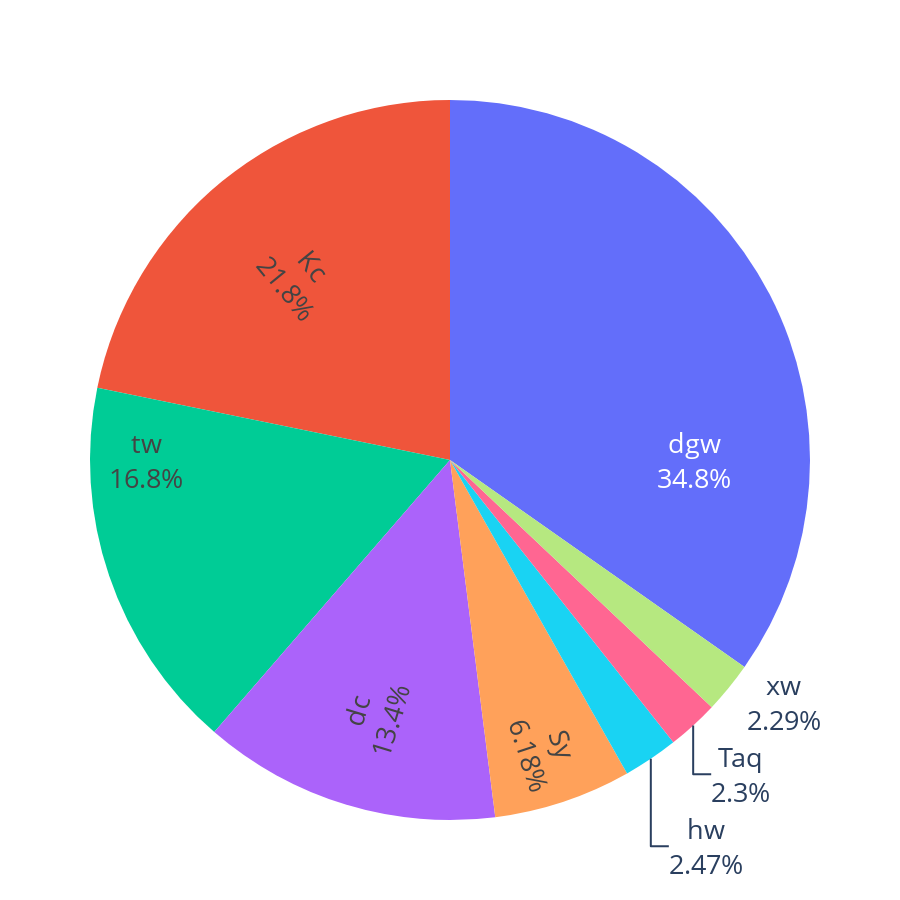

Notebook source saved alongside this figure:
### Code cell
from openturns.usecases import ishigami_function
import openturns as ot
import openturns.viewer as viewer
from matplotlib import pylab as plt
import numpy as np
import plotly.graph_objs as go
ot.Log.Show(ot.Log.NONE)

# Rebecca C. Doble et al., 2012
ot.RandomGenerator.SetSeed(0)
formula = ['(Kc(hw + dc))/(dc*dgw*((Sy/tw)+((2*Taq)/(xw*xw))))']

model = ot.SymbolicFunction(['Kc', 'hw', 'dc', 'dgw', 'Sy', 'tw', 'Taq', 'xw'], formula)
distributions = [ot.Uniform(0.017, 7.13), #  Saturated hydraulic conductivity of the surface soil or clogging layer [LT-1]
                 ot.Uniform(10, 250), #  height of the wave above the bankfull elevation
                 ot.Uniform(1.5, 7), # Thickness of the clogging layer
                 ot.Uniform(1e-4, 1e-2), # depth of groundwater = taken at the centre of the flood wave extent
                 ot.Uniform(90, 400), # Aquifer specific yield
                 ot.Uniform(0.1, 5145), # duration of the flood wave
                 ot.Uniform(90, 400), #  Aquifer transmissivity
                 ot.Uniform(130, 270)] # lateral extent of flooding
distribution = ot.ComposedDistribution(distributions)
print(distribution)
sensitivityAnalysis = ot.FAST(model, distribution, 101)
print(sensitivityAnalysis.getFirstOrderIndices())

y = np.array(sensitivityAnalysis.getFirstOrderIndices())
mylab = ['Kc', 'hw', 'dc', 'dgw', 'Sy', 'tw', 'Taq', 'xw']
# Set options for the pie chart size
pie_width = 900
pie_height = 900

# Create Plotly pie chart
fig = go.Figure(data=[go.Pie(labels=mylab,
                             values=y,
                             text=y,
                             textinfo='label+percent',
                             insidetextorientation='radial',
                             textfont=dict(size=27), # set font size for all text
                             showlegend=False)]) # remove the legend

fig.update_layout(
    autosize=False,  # disable auto-sizing
    width=pie_width,  # set width
    height=pie_height,  # set height
)
fig.show()

### Figure 1 — Plotly figure (JSON) as saved in the notebook; plotly's stock layout.template omitted (floating-point values rounded to 4 significant figures)
{"data": [{"insidetextorientation": "radial", "labels": ["Kc", "hw", "dc", "dgw", "Sy", "tw", "Taq", "xw"], "showlegend": false, "text": [0.229, 0.02592, 0.1405, 0.3653, 0.06493, 0.1771, 0.02422, 0.02409], "textfont": {"size": 27}, "textinfo": "label+percent", "type": "pie", "values": [0.229, 0.02592, 0.1405, 0.3653, 0.06493, 0.1771, 0.02422, 0.02409]}], "layout": {"autosize": false, "height": 900, "width": 900}}
